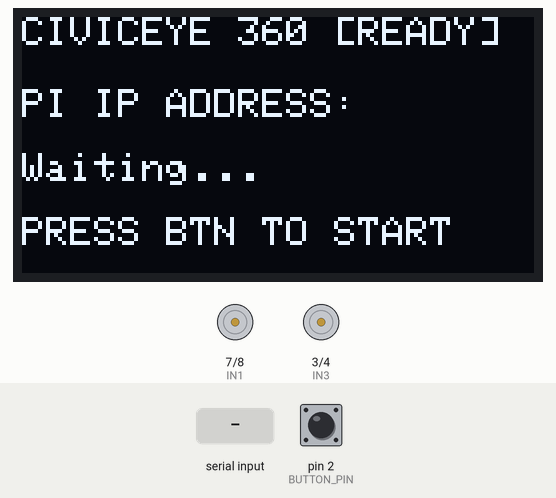
Bench run of a sketch on a simulated Arduino Uno, built with avr-gcc and run on an emulated ATmega328P. Shown: 128×64 one-colour display, motor-driver pin pairs drawn as motors (green arrow = first pin HIGH = forward, orange = second pin HIGH = backward, longer = more drive, scaled by the enable pin). The test bench sets the inputs (shaded band); at power-on: pin 2 (BUTTON_PIN) HIGH. What the sketch prints to the serial monitor is not drawn.

Above: at 1.2 s.
1.3 s: "TEST\n" received over Serial
At 1.9 s:
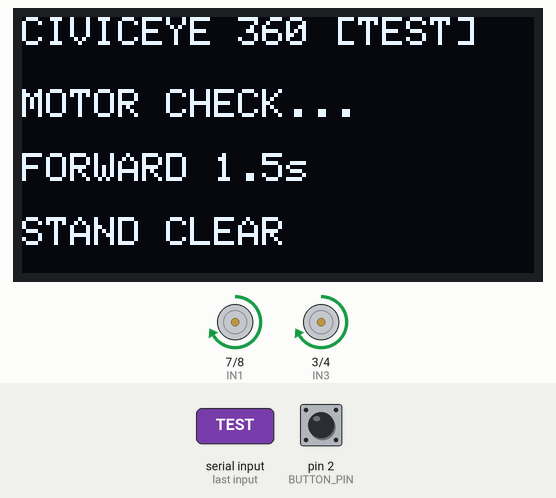
4.3 s: pin 2 (BUTTON_PIN) pulled LOW for 0.15 s
At 5.5 s:
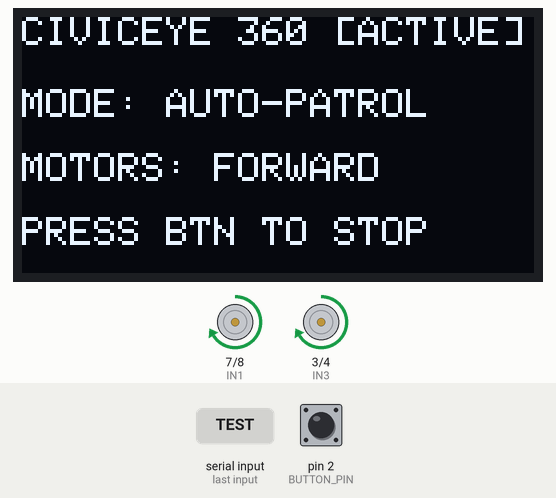
5.9 s: "F\n" received over Serial
At 6.5 s:
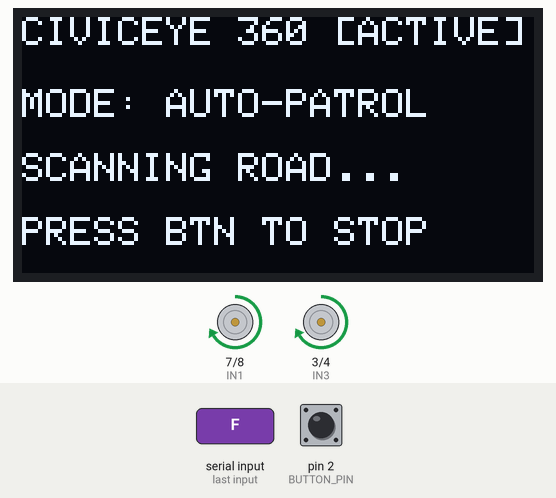
7.4 s: "B\n" received over Serial
At 8.6 s:
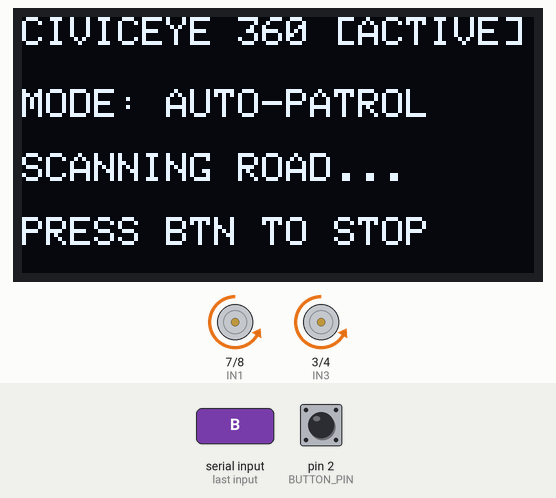
8.9 s: "L\n" received over Serial
At 9.9 s:
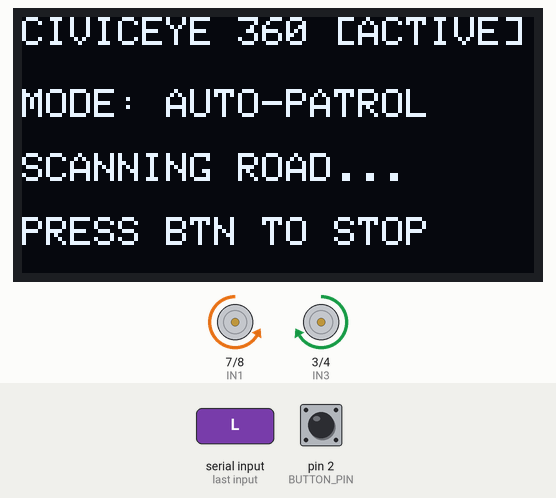
10.4 s: pin 2 (BUTTON_PIN) pulled LOW for 1 s
At 11.6 s:
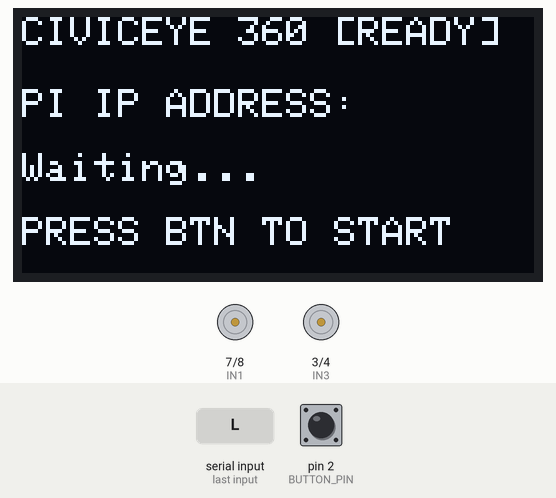
Timing chart, 0 to 13.4 s (numbered marks = the images above; inputs shaded):
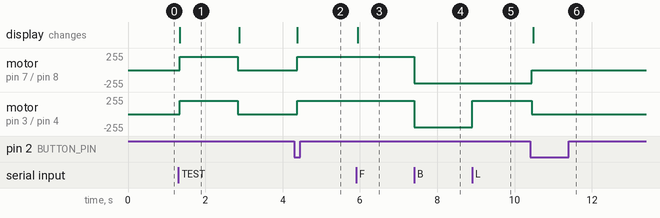

The sketch:

civiceye_rover.ino
```cpp
/*
 * CivicEye 360 — Arduino UNO R4 Motor, Button & OLED Controller
 *
 * Wiring:
 *   L298N ENA (Left PWM)  -> Pin 6
 *   L298N ENB (Right PWM) -> Pin 5
 *   L298N IN1 / IN2       -> Pin 7 / Pin 8
 *   L298N IN3 / IN4       -> Pin 3 / Pin 4
 *   Start/Stop Button     -> Pin 2 to GND (internal pull-up)
 *   0.96" I2C OLED        -> SDA (A4), SCL (A5), VCC (5V), GND (GND)
 *   Common Ground         -> Arduino GND tied to L298N GND
 */

#include <Wire.h>
#include <Adafruit_GFX.h>
#include <Adafruit_SSD1306.h>

#define SCREEN_WIDTH 128
#define SCREEN_HEIGHT 64
Adafruit_SSD1306 display(SCREEN_WIDTH, SCREEN_HEIGHT, &Wire, -1);

// Pin Assignments
const int BUTTON_PIN = 2;
const int IN3 = 3;  // Right Dir 1
const int IN4 = 4;  // Right Dir 2
const int ENB = 5;  // Right Speed (PWM B)
const int ENA = 6;  // Left Speed (PWM A)
const int IN1 = 7;  // Left Dir 1
const int IN2 = 8;  // Left Dir 2

int cruiseSpeed = 200;
bool isRunning = false;
bool oledReady = false;
String piIp = "Waiting...";

// Push-button debounce state
unsigned long buttonLowSince = 0;
bool buttonHandled = false;

void updateOled(String l1, String l2, String l3, String l4) {
  if (!oledReady) return;
  display.clearDisplay();
  display.setTextSize(1);
  display.setTextColor(SSD1306_WHITE);
  display.setCursor(0, 0);  display.println(l1);
  display.setCursor(0, 18); display.println(l2);
  display.setCursor(0, 34); display.println(l3);
  display.setCursor(0, 50); display.println(l4);
  display.display();
}

void showStandbyScreen() {
  updateOled("CIVICEYE 360 [READY]", "PI IP ADDRESS:", piIp, "PRESS BTN TO START");
}

void moveForward() {
  analogWrite(ENA, cruiseSpeed);
  analogWrite(ENB, cruiseSpeed);
  digitalWrite(IN1, HIGH); digitalWrite(IN2, LOW);
  digitalWrite(IN3, HIGH); digitalWrite(IN4, LOW);
}

void moveBackward() {
  analogWrite(ENA, cruiseSpeed);
  analogWrite(ENB, cruiseSpeed);
  digitalWrite(IN1, LOW); digitalWrite(IN2, HIGH);
  digitalWrite(IN3, LOW); digitalWrite(IN4, HIGH);
}

void turnLeft() {
  analogWrite(ENA, cruiseSpeed);
  analogWrite(ENB, cruiseSpeed);
  digitalWrite(IN1, LOW);  digitalWrite(IN2, HIGH);
  digitalWrite(IN3, HIGH); digitalWrite(IN4, LOW);
}

void turnRight() {
  analogWrite(ENA, cruiseSpeed);
  analogWrite(ENB, cruiseSpeed);
  digitalWrite(IN1, HIGH); digitalWrite(IN2, LOW);
  digitalWrite(IN3, LOW);  digitalWrite(IN4, HIGH);
}

void stopMotors() {
  analogWrite(ENA, 0);
  analogWrite(ENB, 0);
  digitalWrite(IN1, LOW); digitalWrite(IN2, LOW);
  digitalWrite(IN3, LOW); digitalWrite(IN4, LOW);
}

void toggleRunState(bool startNow) {
  isRunning = startNow;
  if (isRunning) {
    Serial.println("START");
    updateOled("CIVICEYE 360 [ACTIVE]", "MODE: AUTO-PATROL", "MOTORS: FORWARD", "PRESS BTN TO STOP");
    moveForward();
  } else {
    Serial.println("STOP");
    stopMotors();
    showStandbyScreen();
  }
}

void setup() {
  Serial.begin(9600);
  Serial.setTimeout(50);
  Wire.begin();

  pinMode(BUTTON_PIN, INPUT_PULLUP);
  pinMode(ENA, OUTPUT); pinMode(ENB, OUTPUT);
  pinMode(IN1, OUTPUT); pinMode(IN2, OUTPUT);
  pinMode(IN3, OUTPUT); pinMode(IN4, OUTPUT);
  stopMotors();

  if (display.begin(SSD1306_SWITCHCAPVCC, 0x3C) || display.begin(SSD1306_SWITCHCAPVCC, 0x3D)) {
    oledReady = true;
    showStandbyScreen();
  } else {
    Serial.println("ERR:OLED_NOT_FOUND");
  }
}

void loop() {
  // 1. Debounced Push-Button Start / Stop Toggle (50ms active LOW)
  if (digitalRead(BUTTON_PIN) == LOW) {
    if (buttonLowSince == 0) buttonLowSince = millis();
    if (!buttonHandled && (millis() - buttonLowSince >= 50)) {
      buttonHandled = true;
      toggleRunState(!isRunning);
    }
  } else {
    buttonLowSince = 0;
    buttonHandled = false;
  }

  // 2. Serial Commands from Raspberry Pi 5
  if (Serial.available() > 0) {
    String msg = Serial.readStringUntil('\n');
    msg.trim();

    if (msg.startsWith("IP:")) {
      piIp = msg.substring(3);
      if (!isRunning) showStandbyScreen();
    }
    else if (msg == "START") {
      toggleRunState(true);
    }
    else if (msg == "STOP" || msg == "S") {
      toggleRunState(false);
    }
    else if (msg == "TEST") {
      updateOled("CIVICEYE 360 [TEST]", "MOTOR CHECK...", "FORWARD 1.5s", "STAND CLEAR");
      moveForward();
      delay(1500);
      stopMotors();
      showStandbyScreen();
    }
    else if (msg == "F" && isRunning) {
      moveForward();
      updateOled("CIVICEYE 360 [ACTIVE]", "MODE: AUTO-PATROL", "SCANNING ROAD...", "PRESS BTN TO STOP");
    }
    else if (msg == "B") {
      moveBackward();
    }
    else if (msg == "L") {
      turnLeft();
    }
    else if (msg == "R") {
      turnRight();
    }
    else if (msg.startsWith("ALERT:")) {
      // Format: ALERT:HAZARD|ACTION|COST
      stopMotors();
      int p1 = msg.indexOf('|');
      int p2 = msg.indexOf('|', p1 + 1);
      if (p1 > 6 && p2 > p1) {
        updateOled(
          "! DEFECT DETECTED !",
          msg.substring(6, p1),
          msg.substring(p1 + 1, p2),
          "EST: Rs. " + msg.substring(p2 + 1)
        );
      }
    }
  }
}
```

Measured:
- after the input at 1.3 s, motor on pin 7 (IN1) / pin 8 (IN2), motor on pin 3 (IN3) / pin 4 (IN4): stopped → forward 200/255 at once, → stopped 1.5 s later; the display: changes at once (image 1)
- after the input at 4.3 s, motor on pin 7 (IN1) / pin 8 (IN2), motor on pin 3 (IN3) / pin 4 (IN4): stopped → forward 200/255 after 0.08 s; the display: changes after 0.08 s (image 2)
- after the input at 5.9 s, the display: changes at once (image 3)
- after the input at 7.4 s, motor on pin 7 (IN1) / pin 8 (IN2), motor on pin 3 (IN3) / pin 4 (IN4): forward 200/255 → backward 200/255 at once
- after the input at 8.9 s, motor on pin 3 (IN3) / pin 4 (IN4): backward 200/255 → forward 200/255 at once
- after the input at 10.4 s, motor on pin 7 (IN1) / pin 8 (IN2): backward 200/255 → stopped after 0.05 s; motor on pin 3 (IN3) / pin 4 (IN4): forward 200/255 → stopped after 0.05 s; the display: changes after 0.08 s (image 6)
- what the display in image 1 shows lasts 1.6 s, from 1.3 s to 2.9 s
